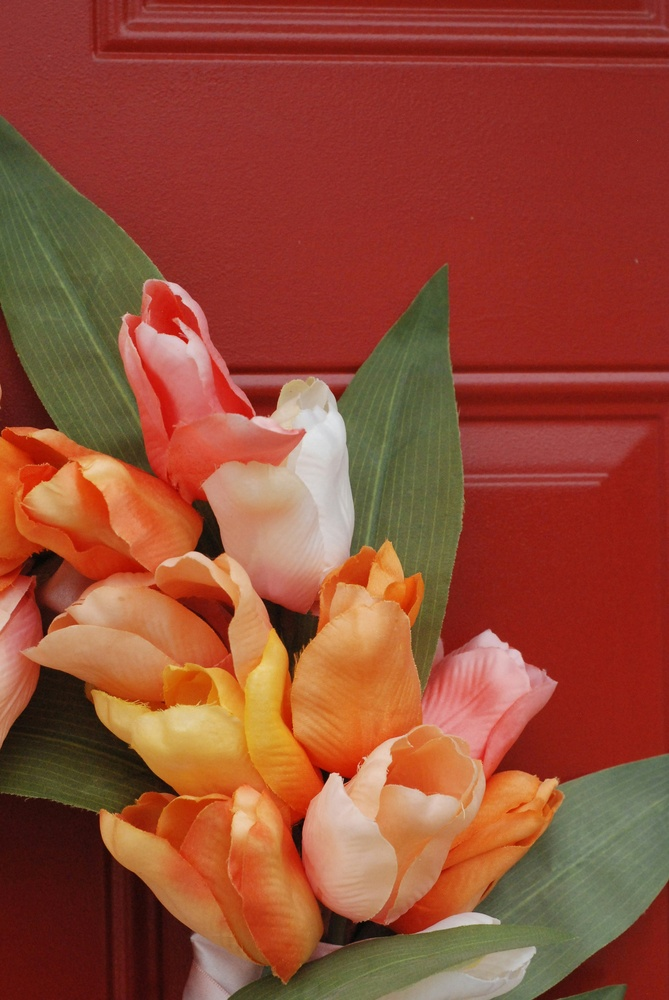
#> input picture images/image1.jpg, 669 x 1000 px, shrunk from 2592 x 3872 before the run, found by its file name
$ python transormation_geometrique_with_images.py
#> lines starting #> are read from the running program, lines starting #| are printed output that depends on the picture; after the words box and inside, x2 and y2 are one past the last pixel; in counts of white or black regions, pixels touching at a corner belong together
import cv2
import time
import concurrent.futures


# Fonction pour appliquer une transformation géométrique (rotation) à une partie de l'image
def rotation_partielle(image, debut, fin):
    hauteur, largeur = image.shape[:2]

    # Vérifier si la taille de la partie de l'image est valide
    if debut >= fin or debut < 0 or fin > hauteur:
        return debut, None

    centre = (largeur // 2, hauteur // 2)
    angle = 30  # Angle de rotation

    rotation_matrix = cv2.getRotationMatrix2D(centre, angle, 1)
    image_rotated = cv2.warpAffine(image[debut:fin], rotation_matrix, (largeur, fin - debut))

    # Vérifier si l'image a été correctement transformée
    if image_rotated is None:
        return debut, None

    return debut, image_rotated

# Fonction pour détecter les contours à partir d'une partie de l'image
def detection_contours_partielle(image, debut, fin):
    edges = cv2.Canny(image[debut:fin], 100, 200)  # Détection des contours avec l'algorithme Canny
    return debut, edges

# Fonction pour exécuter le traitement parallèle sur une seule image
def traitement_image_parallele(image, partitions):
    with concurrent.futures.ThreadPoolExecutor() as executor:
        resultats_rotation = [executor.submit(rotation_partielle, image, debut, fin) for debut, fin in partitions]
        resultats_contours = [executor.submit(detection_contours_partielle, image, debut, fin) for debut, fin in partitions]

        for futur_rotation, futur_contours in zip(resultats_rotation, resultats_contours):
            debut, image_rotated = futur_rotation.result()
            _, edges = futur_contours.result()
            edges_single_channel = cv2.cvtColor(edges, cv2.COLOR_GRAY2BGR)
            image[debut:debut + image_rotated.shape[0]] = edges_single_channel

# Fonction pour traiter une liste d'images en parallèle
def traitement_images_parallele(images, partitions):
    for image in images:
        traitement_image_parallele(image, partitions)

# Fonction pour exécuter le traitement séquentiel sur une seule image
def traitement_image_sequentiel(image, partitions):
    for debut, fin in partitions:
        debut, image_rotated = rotation_partielle(image, debut, fin)
        _, edges = detection_contours_partielle(image, debut, fin)
        edges_single_channel = cv2.cvtColor(edges, cv2.COLOR_GRAY2BGR)
        image[debut:debut + image_rotated.shape[0]] = edges_single_channel

# Fonction pour traiter une liste d'images séquentiellement
def traitement_images_sequentiel(images, partitions):
    for image in images:
        traitement_image_sequentiel(image, partitions)

# Charger une liste d'images
images = [cv2.imread("images/image1.jpg"), cv2.imread("images/image2.jpg"), cv2.imread("images/image2.jpg")]
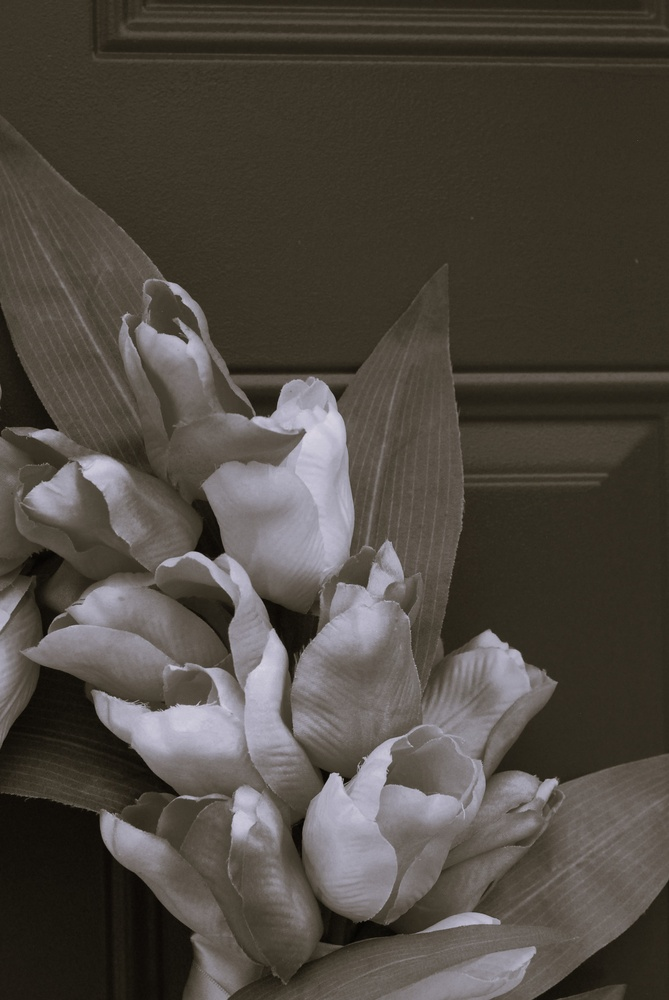
#> input picture images/image2.jpg, 669 x 1000 px, shrunk from 2592 x 3872 before the run, found by its file name

# Diviser les images en parties pour le traitement
nb_partitions = 12
taille_partition = images[0].shape[0] // nb_partitions
#> taille_partition = 83
partitions = [(i * taille_partition, (i + 1) * taille_partition) for i in range(nb_partitions)]

# Mesurer le temps d'exécution pour le traitement parallèle des images
debut_chrono = time.time()
traitement_images_parallele(images, partitions)
#> the loop in traitement_images_parallele, `for image in images:` made 3 passes
#> pass 1, in rotation_partielle, `image_rotated = cv2.warpAffine(image[debut:fin], rotation_matrix, (lar..`:
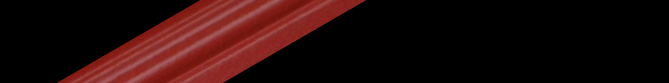
#> image_rotated: shape (83, 669, 3); mean B, G, R 10.2, 11.4, 35
#> pass 1, in rotation_partielle (call 2), `image_rotated = cv2.warpAffine(image[debut:fin], rotation_matrix, (lar..`:
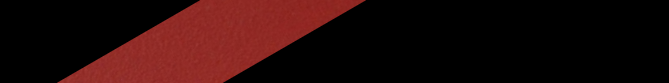
#> image_rotated: shape (83, 669, 3); mean B, G, R 9.4, 10.6, 36.2
#> pass 1, in rotation_partielle (call 4), `image_rotated = cv2.warpAffine(image[debut:fin], rotation_matrix, (lar..`:
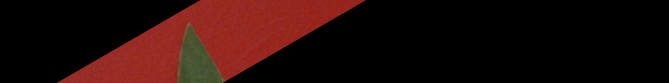
#> image_rotated: shape (83, 669, 3); mean B, G, R 8.8, 11.5, 35.5
temps_execution_parallele = time.time() - debut_chrono

# Mesurer le temps d'exécution pour le traitement séquentiel des images
debut_chrono = time.time()
traitement_images_sequentiel(images, partitions)
#> the loop in traitement_images_sequentiel, `for image in images:` made 3 passes
#> pass 1, in rotation_partielle (call 37), `image_rotated = cv2.warpAffine(image[debut:fin], rotation_matrix, (lar..`:
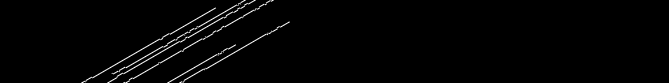
#> image_rotated: shape (83, 669, 3); min 0, max 255, mean 3.9
#> pass 1, in detection_contours_partielle (call 37), `edges = cv2.Canny(image[debut:fin], 100, 200)  # Détection des contour..`:
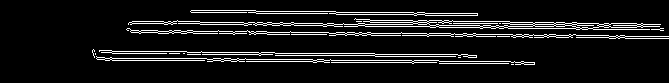
#> edges: shape (83, 669); 8.8% white in thin lines or dots, all inside (x1, y1, x2, y2) = (92, 10, 669, 65)
#> pass 1, in detection_contours_partielle (call 38), `edges = cv2.Canny(image[debut:fin], 100, 200)  # Détection des contour..`:
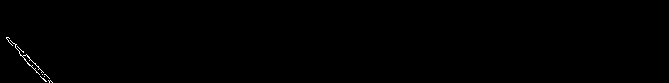
#> edges: shape (83, 669); 0.21% white in thin lines or dots, all inside (x1, y1, x2, y2) = (6, 37, 53, 83)
temps_execution_sequentiel = time.time() - debut_chrono

print(f"Temps d'exécution (parallèle) : {temps_execution_parallele} secondes")
print(f"Temps d'exécution (séquentiel) : {temps_execution_sequentiel} secondes")
